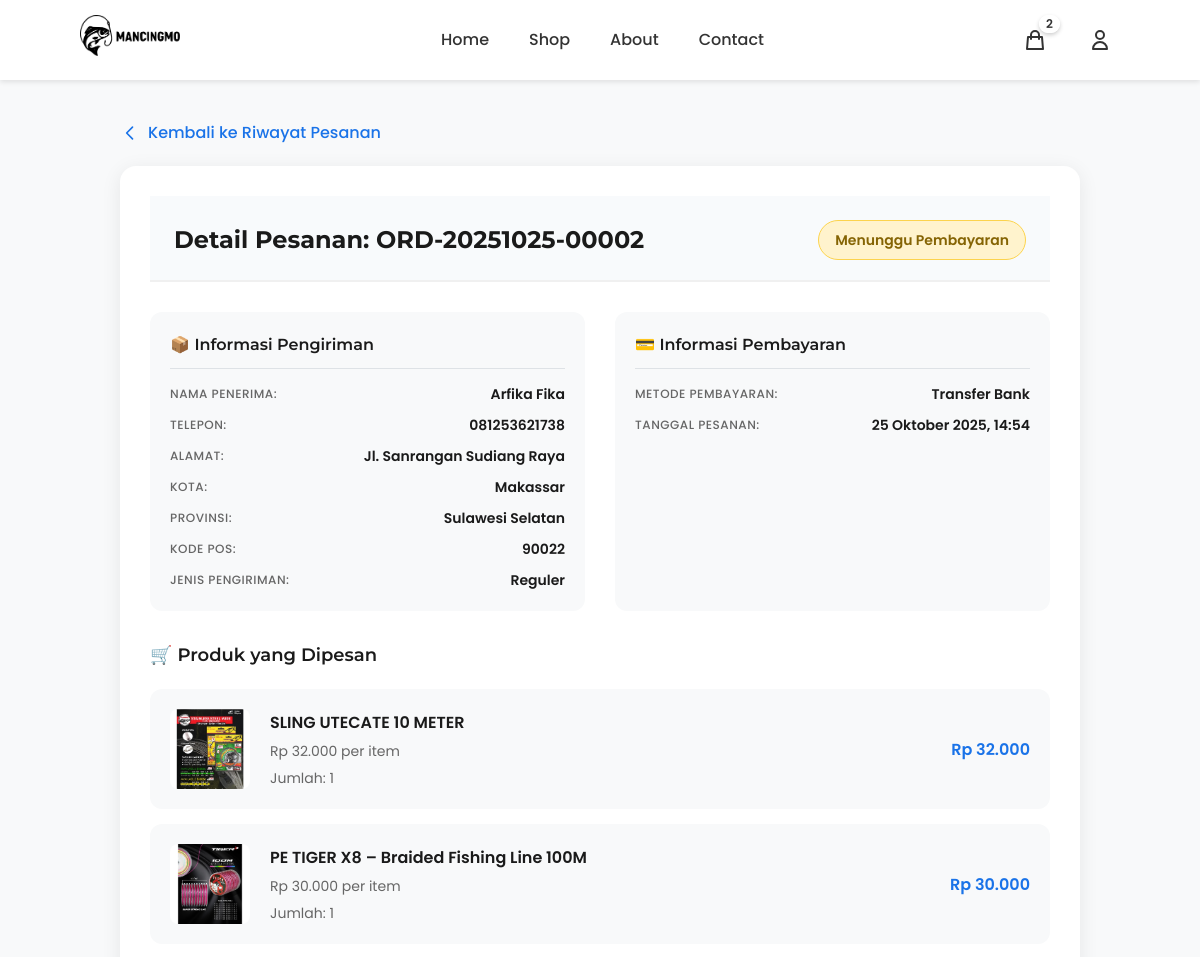
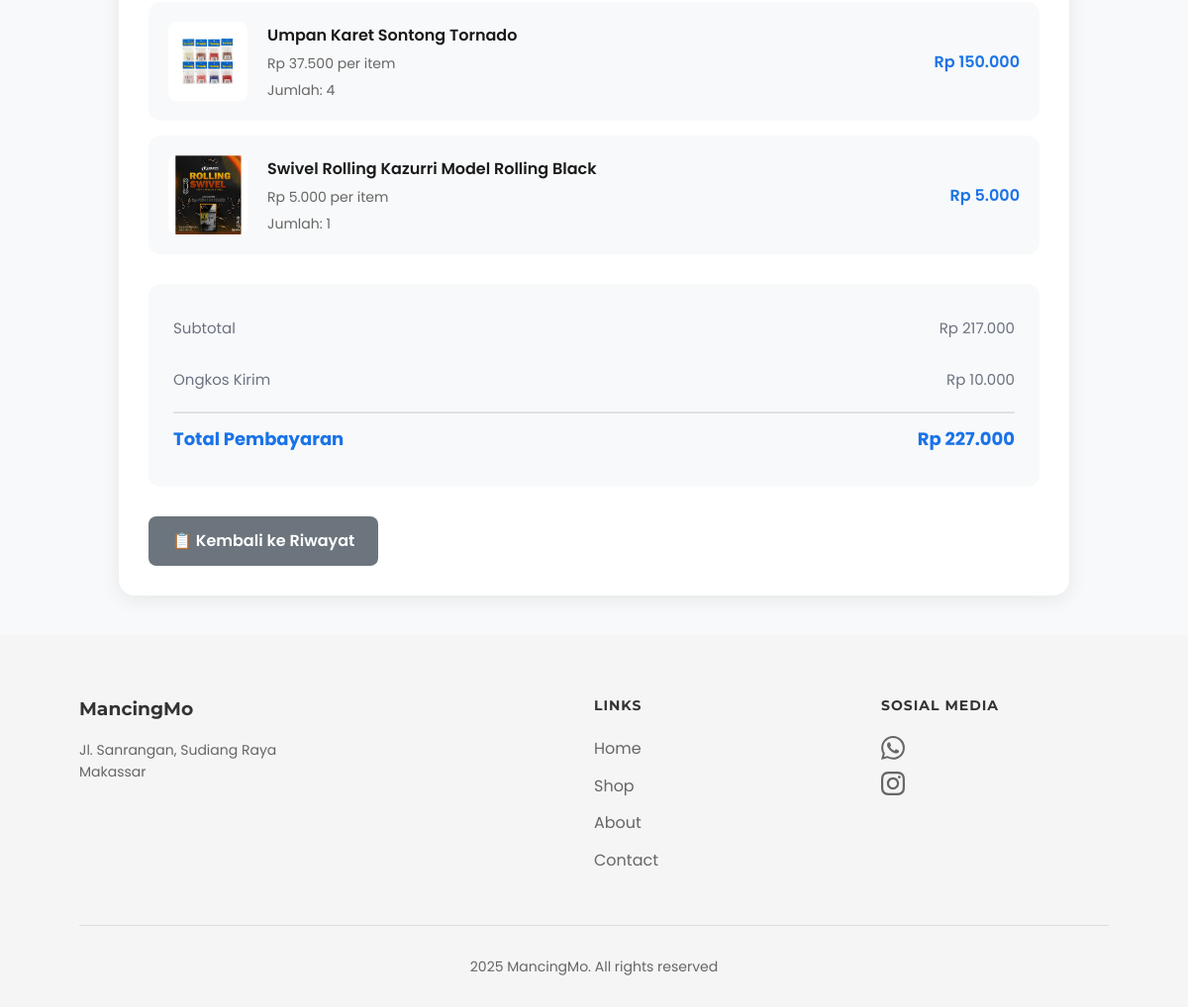
The page /profile/orders/3/ (signed in) on the database its author committed (2 pictures, top to bottom).
### products/models.py (models this page shows, shortened)
class Cart(models.Model):
    user = models.OneToOneField(User, on_delete=models.CASCADE, related_name='cart', verbose_name="Pengguna")
    created_at = models.DateTimeField(auto_now_add=True, verbose_name="Dibuat Pada")
    updated_at = models.DateTimeField(auto_now=True, verbose_name="Diperbarui Pada")
    class Meta:
        verbose_name = "Keranjang"
        verbose_name_plural = "Keranjang"
        app_label = 'products'
    @property
    def unique_items_count(self):
        return self.items.count()
    def get_unique_items_count(self):
        return self.unique_items_count

class Order(models.Model):
    STATUS_CHOICES = [
        ('pending', 'Menunggu Pembayaran'),
        ('paid', 'Sudah Dibayar'),
        ('processing', 'Sedang Diproses'),
        ('shipped', 'Dikirim'),
        ('delivered', 'Terkirim'),
        ('cancelled', 'Dibatalkan'),
        ('ready_for_pickup', 'Siap Diambil'),
    ]
    PAYMENT_CHOICES = [
        ('midtrans', 'Midtrans Payment Gateway'),
        ('bank_transfer', 'Transfer Bank'),
        ('qris', 'QRIS'),
        ('cod', 'Cash on Delivery'),
    ]
    SHIPPING_METHODS = [
        ('delivery', 'Delivery (Dikirim)'),
        ('pickup', 'Pick Up (Ambil Sendiri)'),
    ]
    SHIPPING_TYPES = [
        ('reguler', 'Reguler'),
        ('express', 'Express'),
    ]
    user = models.ForeignKey(User, on_delete=models.CASCADE, related_name='orders', verbose_name="Pengguna")
    order_number = models.CharField(max_length=50, unique=True, verbose_name="Nomor Pesanan")
    midtrans_order_id = models.CharField(max_length=100, blank=True, null=True, verbose_name="Midtrans Order ID")
    midtrans_transaction_id = models.CharField(max_length=100, blank=True, null=True, verbose_name="Midtrans Transaction ID")
    midtrans_transaction_status = models.CharField(max_length=50, blank=True, null=True, verbose_name="Status Transaksi Midtrans")
    midtrans_payment_type = models.CharField(max_length=50, blank=True, null=True, verbose_name="Tipe Pembayaran Midtrans")
    midtrans_snap_token = models.CharField(max_length=255, blank=True, null=True, verbose_name="Snap Token")
    shipping_method = models.CharField(
        max_length=20,
        choices=SHIPPING_METHODS,
        default='delivery',
        verbose_name="Metode Pengiriman"
    )
    shipping_name = models.CharField(max_length=200, verbose_name="Nama Penerima")
    shipping_phone = models.CharField(max_length=20, verbose_name="Telepon Penerima")
    shipping_address = models.TextField(verbose_name="Alamat Pengiriman")
    shipping_province = models.CharField(max_length=100, blank=True, verbose_name="Provinsi")
    shipping_city = models.CharField(max_length=100, verbose_name="Kota/Kabupaten")
    shipping_district = models.CharField(max_length=100, blank=True, verbose_name="Kecamatan")
    shipping_postal_code = models.CharField(max_length=10, blank=True, verbose_name="Kode Pos")
    shipping_type = models.CharField(max_length=20, choices=SHIPPING_TYPES, default='reguler')
    payment_method = models.CharField(max_length=20, choices=PAYMENT_CHOICES, verbose_name="Metode Pembayaran")
    payment_proof = models.ImageField(upload_to='payment_proofs/', blank=True, null=True, verbose_name="Bukti Pembayaran")
    subtotal = models.DecimalField(max_digits=10, decimal_places=0, verbose_name="Subtotal")
    shipping_cost = models.DecimalField(max_digits=10, decimal_places=0, default=0, verbose_name="Ongkos Kirim")
    voucher = models.ForeignKey('Voucher', on_delete=models.SET_NULL, null=True, blank=True, verbose_name="Voucher")
    voucher_code = models.CharField(max_length=20, blank=True, null=True, verbose_name="Kode Voucher")
    voucher_discount = models.DecimalField(max_digits=10, decimal_places=0, default=0, verbose_name="Diskon Voucher")
    total = models.DecimalField(max_digits=10, decimal_places=0, verbose_name="Total")
    status = models.CharField(max_length=20, choices=STATUS_CHOICES, default='pending', verbose_name="Status")
    created_at = models.DateTimeField(auto_now_add=True, verbose_name="Dibuat Pada")
    updated_at = models.DateTimeField(auto_now=True, verbose_name="Diperbarui Pada")
    paid_at = models.DateTimeField(blank=True, null=True, verbose_name="Dibayar Pada")
    class Meta:
        verbose_name = "Pesanan"
        verbose_name_plural = "Pesanan"
        ordering = ['-created_at']

class OrderItem(models.Model):
    order = models.ForeignKey(Order, on_delete=models.CASCADE, related_name='items', verbose_name="Pesanan")
    product = models.ForeignKey(Product, on_delete=models.PROTECT, verbose_name="Produk")
    product_name = models.CharField(max_length=300, verbose_name="Nama Produk")
    product_price = models.DecimalField(max_digits=10, decimal_places=0, verbose_name="Harga Produk")
    quantity = models.IntegerField(default=1, verbose_name="Jumlah")
    subtotal = models.DecimalField(max_digits=10, decimal_places=0, verbose_name="Subtotal")
    class Meta:
        verbose_name = "Item Pesanan"
        verbose_name_plural = "Item Pesanan"

class Product(models.Model):
    name = models.CharField(max_length=300, verbose_name="Nama Produk")
    slug = models.SlugField(unique=True, blank=True, verbose_name="Slug")
    description = models.TextField(verbose_name="Deskripsi")
    price = models.DecimalField(max_digits=10, decimal_places=0, verbose_name="Harga")
    category = models.ForeignKey(Category, on_delete=models.CASCADE, related_name='products', verbose_name="Kategori")
    stock = models.IntegerField(default=0, verbose_name="Stok")
    image = models.ImageField(upload_to='products/', blank=True, null=True, verbose_name="Gambar")
    is_active = models.BooleanField(default=True, verbose_name="Aktif")
    featured = models.BooleanField(default=False, verbose_name="Unggulan")
    created_at = models.DateTimeField(auto_now_add=True, verbose_name="Dibuat Pada")
    updated_at = models.DateTimeField(auto_now=True, verbose_name="Diperbarui Pada")
    class Meta:
        verbose_name = "Produk"
        verbose_name_plural = "Produk"
        ordering = ['-created_at']
        app_label = 'products'
    def get_main_image(self):
        first_image = self.images.first()
        if first_image:
            return first_image.image.url
        if self.image:
            return self.image.url
        return None

### products/views.py (the view, shortened to what this page needs)
# urls.py: path('profile/orders/<int:order_id>/', views.order_detail, name='order_detail'),
@login_required
def order_detail(request, order_id):
    order = get_object_or_404(Order, id=order_id, user=request.user)
    context = {
        'order': order,
    }
    return render(request, 'registration/order_detail.html', context)

### templates/registration/order_detail.html (shortened to what this page needs)
{% extends 'base.html' %}
{% load static %}
{% load currency_filters %}
{% load indonesian_date_filters %}
{% block extra_css %}
<link rel="stylesheet" href="{% static 'css/order_detail.css' %}">
{% endblock %}
{% block content %}
<div class="order-container">
    <a href="{% url 'order_history' %}" class="back-link">
        <svg width="20" height="20" fill="none" stroke="currentColor" viewBox="0 0 24 24">
            <path stroke-linecap="round" stroke-linejoin="round" stroke-width="2" d="M15 19l-7-7 7-7"/>
        </svg>
        Kembali ke Riwayat Pesanan
    </a>
    <div class="order-card">
        <div class="order-header">
            <h1 class="order-title">Detail Pesanan: {{ order.order_number }}</h1>
            <span class="order-status status-{{ order.status }}">
                {{ order.get_status_display }}
            </span>
        </div>
        <div class="order-info-grid">
            <div class="info-section">
                <h3>📦 Informasi Pengiriman</h3>
                <div class="info-row">
                    <span class="info-label">Nama Penerima:</span>
                    <span class="info-value">{{ order.shipping_name }}</span>
                </div>
                <div class="info-row">
                    <span class="info-label">Telepon:</span>
                    <span class="info-value">{{ order.shipping_phone }}</span>
                </div>
                <div class="info-row">
                    <span class="info-label">Alamat:</span>
                    <span class="info-value">{{ order.shipping_address }}</span>
                </div>
                <div class="info-row">
                    <span class="info-label">Kota:</span>
                    <span class="info-value">{{ order.shipping_city }}</span>
                </div>
                {% if order.shipping_province %}
                <div class="info-row">
                    <span class="info-label">Provinsi:</span>
                    <span class="info-value">{{ order.shipping_province }}</span>
                </div>
                {% endif %}
                {% if order.shipping_postal_code %}
                <div class="info-row">
                    <span class="info-label">Kode Pos:</span>
                    <span class="info-value">{{ order.shipping_postal_code }}</span>
                </div>
                {% endif %}
                <div class="info-row">
                    <span class="info-label">Jenis Pengiriman:</span>
                    <span class="info-value">
                        {% if order.shipping_type == 'express' %}
                        Express
                        {% else %}
                        Reguler
                        {% endif %}
                    </span>
                </div>
            </div>
            <div class="info-section">
                <h3>💳 Informasi Pembayaran</h3>
                <div class="info-row">
                    <span class="info-label">Metode Pembayaran:</span>
                    <span class="info-value">{{ order.get_payment_method_display }}</span>
                </div>
                <div class="info-row">
                    <span class="info-label">Tanggal Pesanan:</span>
                    <span class="info-value">{{ order.created_at|tanggal_indonesia }}</span>
                </div>
            </div>
        </div>
        <div class="order-items">
            <h3>🛒 Produk yang Dipesan</h3>
            {% for item in order.items.all %}
            <div class="item-card">
                {% if item.product.get_main_image %}
                <img src="{{ item.product.get_main_image }}" alt="{{ item.product_name }}" class="item-image">
                {% else %}
                <div class="item-image" style="background: #ddd; display: flex; align-items: center; justify-content: center;">
                    <span style="color: #666; font-size: 12px;">No Image</span>
                </div>
                {% endif %}
                <div class="item-details">
                    <div class="item-name">{{ item.product_name }}</div>
                    <div class="item-price">Rp {{ item.product_price|rupiah }} per item</div>
                    <div class="item-quantity">Jumlah: {{ item.quantity }}</div>
                </div>
                <div class="item-subtotal">Rp {{ item.subtotal|rupiah }}</div>
            </div>
            {% endfor %}
        </div>
        <div class="order-summary">
            <div class="summary-row">
                <span>Subtotal</span>
                <span>Rp {{ order.subtotal|rupiah }}</span>
            </div>
            <div class="summary-row">
                <span>Ongkos Kirim</span>
                <span>Rp {{ order.shipping_cost|rupiah }}</span>
            </div>
            <div class="summary-row total">
                <span>Total Pembayaran</span>
                <span>Rp {{ order.total|rupiah }}</span>
            </div>
        </div>
        <div class="action-buttons">
            <a href="{% url 'order_history' %}" class="btn btn-secondary">
                📋 Kembali ke Riwayat
            </a>
        </div>
    </div>
</div>
{% endblock %}

### templates/includes/header.html (shortened to what this page needs)
{% load static %}
<nav>
    <div class="logo">
        <a href="{% url 'home' %}">
            <img src="{% static 'image/logo mancingmo.png' %}" alt="MancingMo Logo">
        </a>
    </div>
    <ul class="nav-links">
        <li><a href="{% url 'home' %}">Home</a></li>
        <li><a href="{% url 'shop' %}">Shop</a></li>
        <li><a href="{% url 'about' %}">About</a></li>
        <li><a href="{% url 'contact' %}">Contact</a></li>
    </ul>
    <div class="nav-icons">
        <a href="{% url 'cart' %}" class="icon-link cart-icon-wrapper">
            <svg fill="none" stroke="currentColor" viewBox="0 0 24 24">
                <path stroke-linecap="round" stroke-linejoin="round" stroke-width="2" d="M16 11V7a4 4 0 00-8 0v4M5 9h14l1 12H4L5 9z"/>
            </svg>
            {% if user.is_authenticated %}
                {% if user.cart.get_unique_items_count > 0 %}
                <span class="cart-badge" id="cartBadge">{{ user.cart.get_unique_items_count }}</span>
                {% else %}
                <span class="cart-badge" id="cartBadge" style="display: none;"></span>
                {% endif %}
            {% endif %}
        </a>
        {% if user.is_authenticated %}
        <div class="user-menu">
            <button class="user-btn">
                <svg fill="none" stroke="currentColor" viewBox="0 0 24 24">
                    <path stroke-linecap="round" stroke-linejoin="round" stroke-width="2" d="M16 7a4 4 0 11-8 0 4 4 0 018 0zM12 14a7 7 0 00-7 7h14a7 7 0 00-7-7z"/>
                </svg>
            </button>
        </div>
        {% endif %}
    </div>
</nav>

### rows shown on the page
Order: order_number "ORD-20251025-00002", status "Menunggu Pembayaran", shipping_name "Arfika Fika", shipping_phone "081253621738", shipping_address "Jl. Sanrangan Sudiang Raya", shipping_city "Makassar", shipping_province "Sulawesi Selatan", shipping_postal_code "90022", payment_method "Transfer Bank", created_at|tanggal_indonesia "25 Oktober 2025, 14:54", subtotal|rupiah "217.000", shipping_cost|rupiah "10.000", total|rupiah "227.000"
OrderItem: product.get_main_image (picture), product_name "SLING UTECATE 10 METER", product_price|rupiah "32.000", quantity "1", subtotal|rupiah "32.000"
OrderItem: product.get_main_image (picture), product_name "PE TIGER X8 – Braided Fishing Line 100M", product_price|rupiah "30.000", quantity "1", subtotal|rupiah "30.000"
OrderItem: product.get_main_image (picture), product_name "Umpan Karet Sontong Tornado", product_price|rupiah "37.500", quantity "4", subtotal|rupiah "150.000"
OrderItem: product.get_main_image (picture), product_name "Swivel Rolling Kazurri Model Rolling Black", product_price|rupiah "5.000", quantity "1", subtotal|rupiah "5.000"

### other values the page prints
{{ user.cart.get_unique_items_count }} "2"
